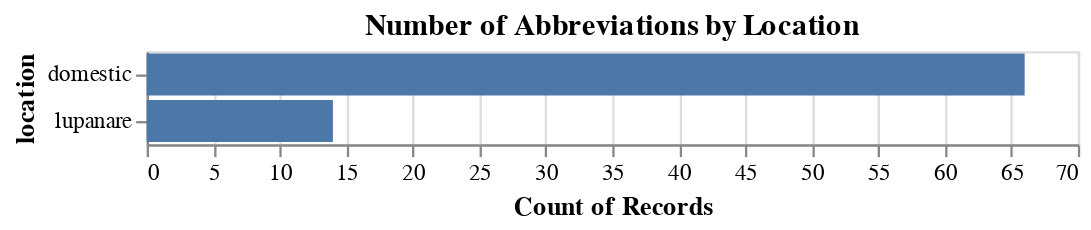

The notebook cell this image was saved under:
### Markdown cell above
### Abbreviations by Locations

### Code cell
num_per_loc = alt.Chart(df).mark_bar().encode(
    y = "location:N",
    x = "count():Q"
).properties(
    title = "Number of Abbreviations by Location"
)

num_per_loc

### Figure 1 — Vega-Lite specification as saved in the notebook (floating-point values rounded to 4 significant figures)
{"config": {"view": {"continuousWidth": 400, "continuousHeight": 300}}, "data": {"name": "data-33dfd79e3ae9213c0c72d14e2f98fe35"}, "mark": "bar", "encoding": {"x": {"aggregate": "count", "type": "quantitative"}, "y": {"field": "location", "type": "nominal"}}, "title": "Number of Abbreviations by Location", "$schema": "https://vega.github.io/schema/vega-lite/v4.17.0.json", "datasets": {"data-33dfd79e3ae9213c0c72d14e2f98fe35": [{"graffito number": 3, "abbreviation": "va", "word": "vale", "word type": "vale", "abbreviation type": "dropped end", "location": "domestic"}, {"graffito number": 6, "abbreviation": "va", "word": "vale", "word type": "vale", "abbreviation type": "dropped end", "location": "domestic"}, {"graffito number": 10, "abbreviation": "K", "word": "Kalendas", "word type": "date", "abbreviation type": "first letter only", "location": "domestic"}, {"graffito number": 10, "abbreviation": "K", "word": "Kalendas", "word type": "date", "abbreviation type": "first letter only", "location": "domestic"}, {"graffito number": 10, "abbreviation": "K", "word": "Kalendas", "word type": "date", "abbreviation type": "first letter only", "location": "domestic"}, {"graffito number": 14, "abbreviation": "va", "word": "vale", "word type": "vale", "abbreviation type": "dropped end", "location": "domestic"}, {"graffito number": 15, "abbreviation": "Pompon", "word": "Pomponius", "word type": "name", "abbreviation type": "word root only", "location": "domestic"}, {"graffito number": 22, "abbreviation": "S", "word": "Sexto", "word type": "name", "abbreviation type": "first letter only", "location": "domestic"}, {"graffito number": 22, "abbreviation": "s", "word": "salutem", "word type": "noun", "abbreviation type": "first letter only", "location": "domestic"}, {"graffito number": 25, "abbreviation": "N", "word": "numeri", "word type": "noun", "abbreviation type": "first letter only", "location": "domestic"}, {"graffito number": 26, "abbreviation": "Secund", "word": "Secundus", "word type": "name", "abbreviation type": "word root only", "location": "domestic"}, {"graffito number": 28, "abbreviation": "Eulymen", "word": "Eulymenus", "word type": "name", "abbreviation type": "word root only", "location": "domestic"}, {"graffito number": 29, "abbreviation": "paup", "word": "pauper", "word type": "noun", "abbreviation type": "dropped end", "location": "domestic"}, {"graffito number": 30, "abbreviation": "Ho", "word": "Hormus", "word type": "name", "abbreviation type": "dropped end", "location": "domestic"}, {"graffito number": 31, "abbreviation": "Ti", "word": "Titus", "word type": "name", "abbreviation type": "dropped end", "location": "domestic"}, {"graffito number": 32, "abbreviation": "s", "word": "salutem", "word type": "noun", "abbreviation type": "first letter only", "location": "domestic"}, {"graffito number": 33, "abbreviation": "M", "word": "Marcus", "word type": "name", "abbreviation type": "first letter only", "location": "domestic"}, {"graffito number": 35, "abbreviation": "Apri", "word": "Aprilis", "word type": "date", "abbreviation type": "dropped end", "location": "domestic"}, {"graffito number": 36, "abbreviation": "a", "word": "annis", "word type": "date", "abbreviation type": "first letter only", "location": "domestic"}, {"graffito number": 41, "abbreviation": "s", "word": "sunt", "word type": "verb", "abbreviation type": "first letter only", "location": "domestic"}, {"graffito number": 44, "abbreviation": "M", "word": "Marcus", "word type": "name", "abbreviation type": "first letter only", "location": "domestic"}, {"graffito number": 44, "abbreviation": "Caes", "word": "Caesar", "word type": "name", "abbreviation type": "dropped end", "location": "domestic"}, {"graffito number": 51, "abbreviation": "va", "word": "vale", "word type": "vale", "abbreviation type": "dropped end", "location": "domestic"}, {"graffito number": 55, "abbreviation": "va", "word": "vale", "word type": "vale", "abbreviation type": "dropped end", "location": "domestic"}, {"graffito number": 56, "abbreviation": "t", "word": "detractis", "word type": "noun", "abbreviation type": "middle letter only", "location": "domestic"}, {"graffito number": 58, "abbreviation": "A", "word": "Aulus", "word type": "name", "abbreviation type": "first letter only", "location": "domestic"}, {"graffito number": 58, "abbreviation": "a", "word": "assibus", "word type": "noun", "abbreviation type": "first letter only", "location": "domestic"}, {"graffito number": 59, "abbreviation": "K", "word": "Kalendas", "word type": "date", "abbreviation type": "first letter only", "location": "domestic"}, {"graffito number": 60, "abbreviation": "Salute", "word": "Salutem", "word type": "noun", "abbreviation type": "word root only", "location": "domestic"}, {"graffito number": 60, "abbreviation": "ven", "word": "venientis", "word type": "noun", "abbreviation type": "dropped end", "location": "domestic"}, {"graffito number": 61, "abbreviation": "Augu", "word": "Augusti", "word type": "name", "abbreviation type": "dropped end", "location": "domestic"}, {"graffito number": 64, "abbreviation": "C", "word": "Caius", "word type": "name", "abbreviation type": "first letter only", "location": "domestic"}, {"graffito number": 66, "abbreviation": "va", "word": "vale", "word type": "vale", "abbreviation type": "dropped end", "location": "domestic"}, {"graffito number": 70, "abbreviation": "M", "word": "Marcus", "word type": "name", "abbreviation type": "first letter only", "location": "domestic"}, {"graffito number": 71, "abbreviation": "is", "word": "ipsa/issa", "word type": "pronoun", "abbreviation type": "word root only", "location": "domestic"}, {"graffito number": 73, "abbreviation": "va", "word": "vale", "word type": "vale", "abbreviation type": "dropped end", "location": "domestic"}, {"graffito number": 75, "abbreviation": "p", "word": "pondo", "word type": "noun", "abbreviation type": "first letter only", "location": "domestic"}, {"graffito number": 76, "abbreviation": "Ti", "word": "Tiberii", "word type": "name", "abbreviation type": "dropped end", "location": "domestic"}, {"graffito number": 80, "abbreviation": "A", "word": "Assibus", "word type": "noun", "abbreviation type": "first letter only", "location": "domestic"}, {"graffito number": 85, "abbreviation": "va", "word": "vale", "word type": "vale", "abbreviation type": "dropped end", "location": "domestic"}, {"graffito number": 93, "abbreviation": "Ianuar", "word": "Ianuarias", "word type": "date", "abbreviation type": "word root only", "location": "domestic"}, {"graffito number": 94, "abbreviation": "K", "word": "Kalendas", "word type": "date", "abbreviation type": "first letter only", "location": "domestic"}, {"graffito number": 94, "abbreviation": "Ian", "word": "Ianuarias", "word type": "date", "abbreviation type": "dropped end", "location": "domestic"}, {"graffito number": 94, "abbreviation": "K", "word": "Kalendas", "word type": "date", "abbreviation type": "first letter only", "location": "domestic"}, {"graffito number": 94, "abbreviation": "G", "word": "Germanus", "word type": "name", "abbreviation type": "first letter only", "location": "domestic"}, {"graffito number": 94, "abbreviation": "K", "word": "Kalendas", "word type": "date", "abbreviation type": "first letter only", "location": "domestic"}, {"graffito number": 94, "abbreviation": "K", "word": "Kalendas", "word type": "date", "abbreviation type": "first letter only", "location": "domestic"}, {"graffito number": 94, "abbreviation": "K", "word": "Kalendas", "word type": "date", "abbreviation type": "first letter only", "location": "domestic"}, {"graffito number": 94, "abbreviation": "G", "word": "Germanus", "word type": "name", "abbreviation type": "first letter only", "location": "domestic"}, {"graffito number": 94, "abbreviation": "K", "word": "Kalendas", "word type": "date", "abbreviation type": "first letter only", "location": "domestic"}, {"graffito number": 94, "abbreviation": "G", "word": "Germanus", "word type": "name", "abbreviation type": "first letter only", "location": "domestic"}, {"graffito number": 95, "abbreviation": "K", "word": "Kalendas", "word type": "date", "abbreviation type": "first letter only", "location": "domestic"}, {"graffito number": 97, "abbreviation": "Nove", "word": "Novembris", "word type": "date", "abbreviation type": "dropped end", "location": "domestic"}, {"graffito number": 100, "abbreviation": "A", "word": "Assibus", "word type": "noun", "abbreviation type": "first letter only", "location": "domestic"}, {"graffito number": 105, "abbreviation": "va", "word": "vale", "word type": "vale", "abbreviation type": "dropped end", "location": "domestic"}, {"graffito number": 106, "abbreviation": "va", "word": "vale", "word type": "vale", "abbreviation type": "dropped end", "location": "domestic"}, {"graffito number": 107, "abbreviation": "M", "word": "Marcus", "word type": "name", "abbreviation type": "first letter only", "location": "domestic"}, {"graffito number": 108, "abbreviation": "salute", "word": "salutem", "word type": "noun", "abbreviation type": "word root only", "location": "domestic"}, {"graffito number": 109, "abbreviation": "va", "word": "vale", "word type": "vale", "abbreviation type": "dropped end", "location": "domestic"}, {"graffito number": 116, "abbreviation": "o", "word": "omnes", "word type": "noun", "abbreviation type": "first letter only", "location": "domestic"}, {"graffito number": 117, "abbreviation": "omn", "word": "omnes", "word type": "noun", "abbreviation type": "word root only", "location": "domestic"}, {"graffito number": 118, "abbreviation": "K", "word": "Kalendas", "word type": "date", "abbreviation type": "first letter only", "location": "domestic"}, {"graffito number": 120, "abbreviation": "Id", "word": "Idibus", "word type": "date", "abbreviation type": "dropped end", "location": "domestic"}, {"graffito number": 120, "abbreviation": "p", "word": "pondo", "word type": "noun", "abbreviation type": "first letter only", "location": "domestic"}, {"graffito number": 123, "abbreviation": "K", "word": "Kalendas", "word type": "date", "abbreviation type": "first letter only", "location": "domestic"}, {"graffito number": 123, "abbreviation": "Iulia", "word": "Iulias", "word type": "name", "abbreviation type": "word root only", "location": "domestic"}, {"graffito number": 4, "abbreviation": "L", "word": "Lucius", "word type": "name", "abbreviation type": "first letter only", "location": "lupanare"}, {"graffito number": 27, "abbreviation": "Q", "word": "Quinti", "word type": "name", "abbreviation type": "first letter only", "location": "lupanare"}, {"graffito number": 29, "abbreviation": "salute", "word": "salutem", "word type": "noun", "abbreviation type": "word root only", "location": "lupanare"}, {"graffito number": 31, "abbreviation": "va", "word": "vale", "word type": "vale", "abbreviation type": "dropped end", "location": "lupanare"}, {"graffito number": 43, "abbreviation": "va", "word": "vale", "word type": "vale", "abbreviation type": "dropped end", "location": "lupanare"}, {"graffito number": 64, "abbreviation": "va", "word": "vale", "word type": "vale", "abbreviation type": "dropped end", "location": "lupanare"}, {"graffito number": 76, "abbreviation": "ratio", "word": "rationem", "word type": "noun", "abbreviation type": "word root only", "location": "lupanare"}, {"graffito number": 82, "abbreviation": "futor", "word": "fututor", "word type": "noun", "abbreviation type": "middle letters dropped", "location": "lupanare"}, {"graffito number": 84, "abbreviation": "valea", "word": "valeas", "word type": "verb", "abbreviation type": "word root only", "location": "lupanare"}, {"graffito number": 92, "abbreviation": "uncu", "word": "uncum", "word type": "adj", "abbreviation type": "word root only", "location": "lupanare"}, {"graffito number": 102, "abbreviation": "sal", "word": "salutem", "word type": "noun", "abbreviation type": "dropped end", "location": "lupanare"}, {"graffito number": 107, "abbreviation": "a", "word": "asses", "word type": "noun", "abbreviation type": "first letter only", "location": "lupanare"}, {"graffito number": 109, "abbreviation": "K", "word": "Kalendas", "word type": "date", "abbreviation type": "first letter only", "location": "lupanare"}, {"graffito number": 109, "abbreviation": "Iul", "word": "Iulias", "word type": "name", "abbreviation type": "dropped end", "location": "lupanare"}]}}
